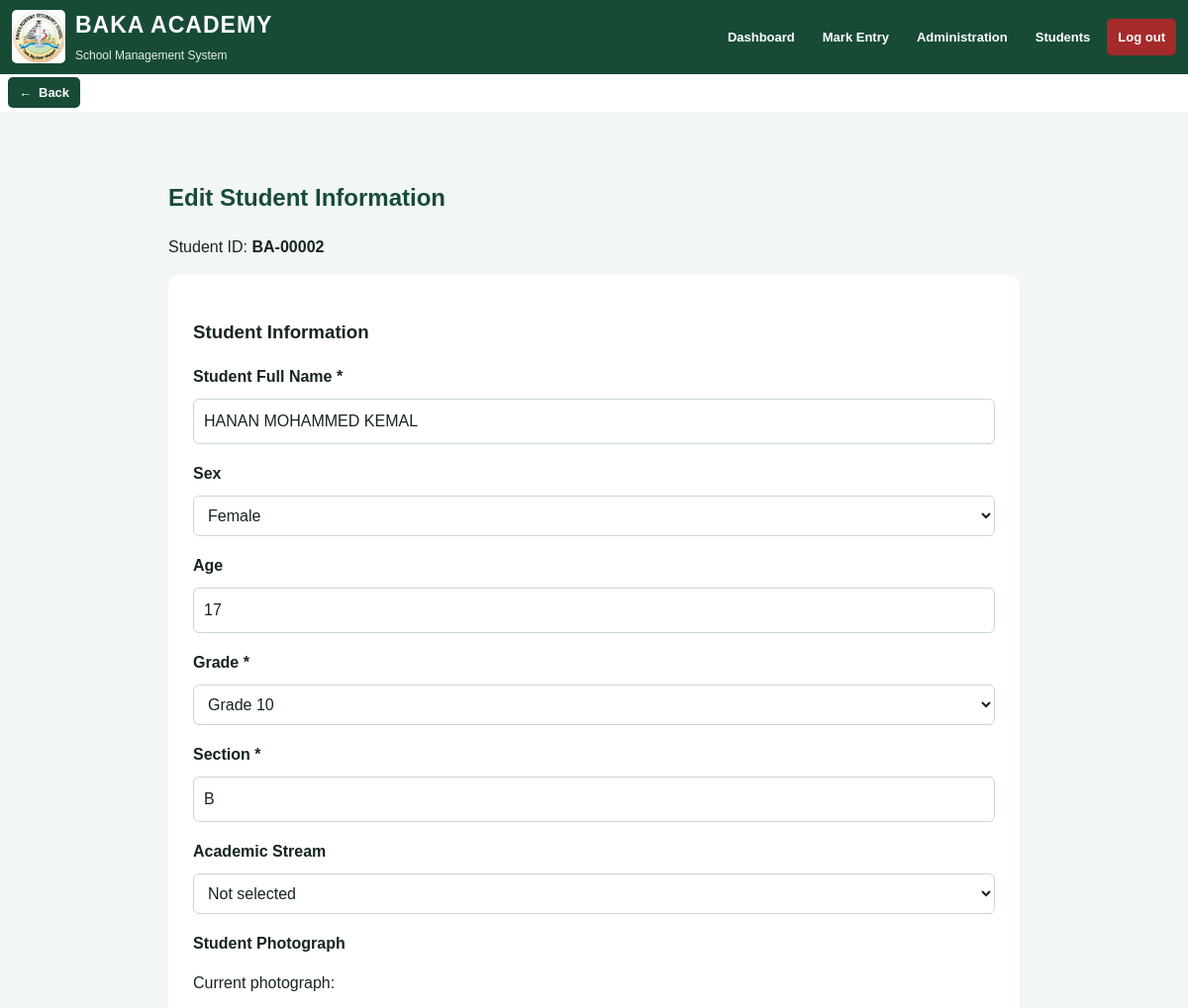
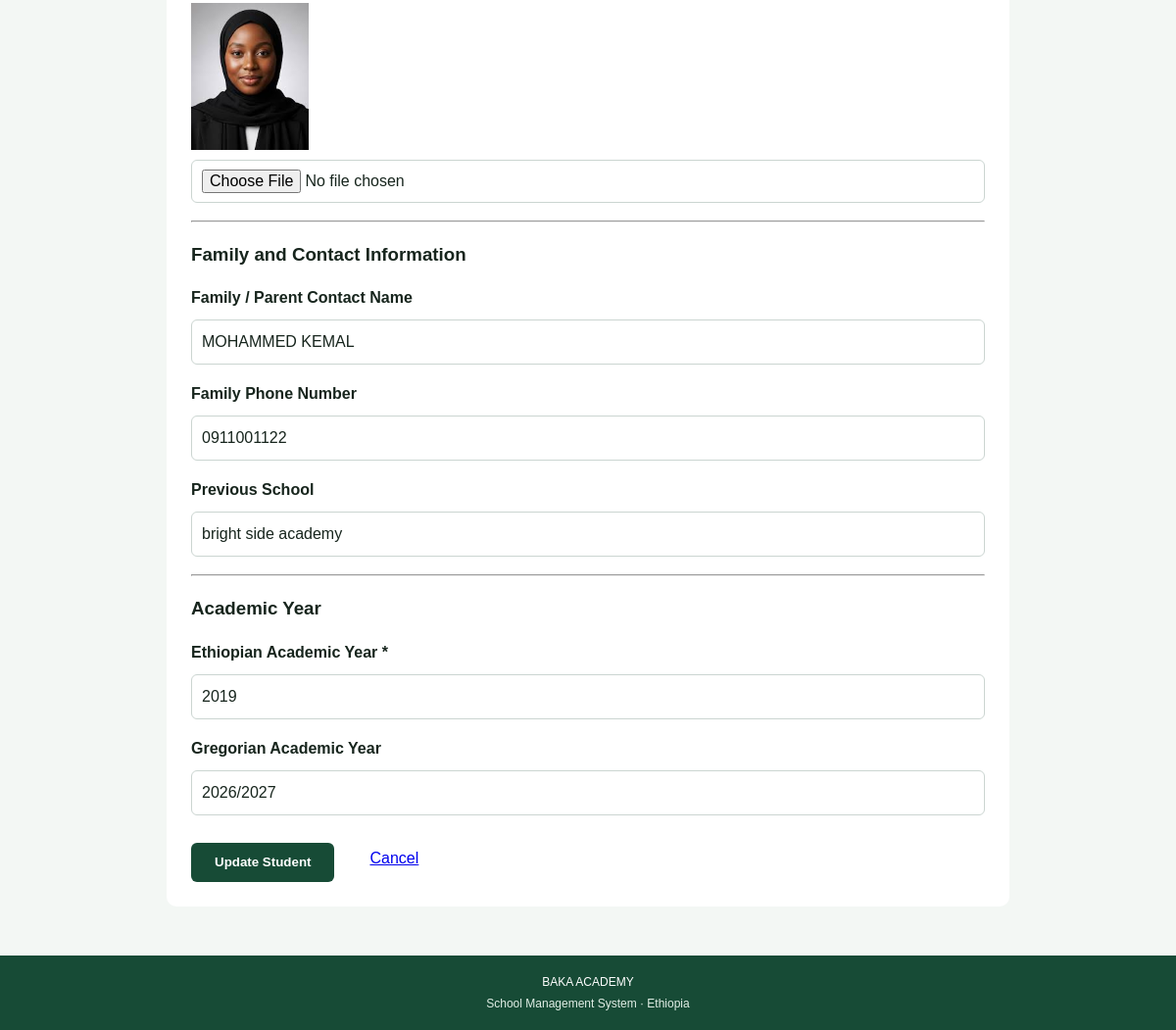
Page /students/2/edit (signed in) on the committed database (2 pictures, top to bottom).
### app.py (models this page shows)
class Student(db.Model):
    id = db.Column(db.Integer, primary_key=True)
    student_id = db.Column(db.String(30), unique=True, nullable=False)
    full_name = db.Column(db.String(150), nullable=False)
    grade = db.Column(db.String(10), nullable=False)
    section = db.Column(db.String(10), nullable=False)
    sex = db.Column(db.String(1))
    age = db.Column(db.Integer)
    family_contact_name = db.Column(db.String(150))
    family_phone = db.Column(db.String(30))
    previous_school = db.Column(db.String(150))
    photo_filename = db.Column(db.String(255))
    stream = db.Column(db.String(50))
    academic_year_ec = db.Column(db.String(30))
    academic_year_gc = db.Column(db.String(30))
    is_active = db.Column(
        db.Boolean, nullable=False, default=True, server_default="1"
    )
    left_at = db.Column(db.DateTime)

### app.py (the view, shortened to what this page needs)
@app.route(
    "/students/<int:student_id>/edit",
    methods=["GET", "POST"]
)
@student_staff_only
def edit_student(student_id):
    student = db.session.get(Student, student_id)
    if not student:
        flash("Student not found.")
        return redirect(url_for("student_management"))
    return render_template(
        "edit_student.html",
        student=student
    )

### app.py (called while the page is built)
def logged_in(fn):
    @wraps(fn)
    def wrapper(*args, **kwargs):
        if "user_id" not in session:
            return redirect(url_for("login"))
        user = db.session.get(User, session["user_id"])
        if not user or not user.is_active:
            session.clear()
            flash("Your account is inactive or unavailable.")
            return redirect(url_for("login"))
        return fn(*args, **kwargs)
    return wrapper

def student_staff_only(fn):
    @wraps(fn)
    @logged_in
    def wrapper(*args, **kwargs):
        user = db.session.get(User, session["user_id"])
        if not user or user.role not in [
            "admin", "student_management"
        ]:
            flash("Student Management access required.")
            return redirect(url_for("dashboard"))
        return fn(*args, **kwargs)
    return wrapper

### templates/edit_student.html (shortened to what this page needs)
{% extends "base.html" %}
{% block content %}
<div class="page-container" style="max-width:900px; margin:30px auto; padding:20px;">
    <h2>Edit Student Information</h2>
    <p>Student ID: <strong>{{ student.student_id }}</strong></p>
    <form method="POST"
          action="{{ url_for('edit_student', student_id=student.id) }}"
          enctype="multipart/form-data"
          style="background:white; padding:25px; border-radius:10px;">
        <h3>Student Information</h3>
        <label for="full_name">Student Full Name *</label>
        <input type="text"
               id="full_name"
               name="full_name"
               value="{{ student.full_name }}"
               required
               maxlength="150"
               style="width:100%; padding:10px; margin:8px 0 18px;">
        <label for="sex">Sex</label>
        <select id="sex"
                name="sex"
                style="width:100%; padding:10px; margin:8px 0 18px;">
            <option value="F" {% if student.sex == "F" %}selected{% endif %}>Female</option>
        </select>
        <label for="age">Age</label>
        <input type="number"
               id="age"
               name="age"
               value="{{ student.age if student.age is not none else '' }}"
               min="1"
               max="100"
               placeholder="Enter age in years"
               style="width:100%; padding:10px; margin:8px 0 18px;">
        <label for="grade">Grade *</label>
        <select id="grade"
                name="grade"
                required
                style="width:100%; padding:10px; margin:8px 0 18px;">
            {% for grade in ["9", "10", "11", "12"] %}
                <option value="{{ grade }}"
                    {% if student.grade|string == grade %}selected{% endif %}>
                    Grade {{ grade }}
                </option>
            {% endfor %}
        </select>
        <label for="section">Section *</label>
        <input type="text"
               id="section"
               name="section"
               value="{{ student.section }}"
               required
               maxlength="10"
               style="width:100%; padding:10px; margin:8px 0 18px;">
        <label for="stream">Academic Stream</label>
        <select id="stream"
                name="stream"
                style="width:100%; padding:10px; margin:8px 0 18px;">
            <option value="">Not selected</option>
        </select>
        <label for="photo">Student Photograph</label>
        {% if student.photo_filename %}
            <p>Current photograph:</p>
            <img
                src="{{ url_for('static', filename='uploads/student_photos/' ~ student.photo_filename) }}"
                alt="Current student photograph"
                style="width:120px; height:150px; object-fit:cover; display:block; margin-bottom:10px;">
        {% endif %}
        <input type="file"
               id="photo"
               name="photo"
               accept=".jpg,.jpeg,.png"
               style="display:block; margin:8px 0 18px;">
        <hr>
        <h3>Family and Contact Information</h3>
        <label for="family_contact_name">Family / Parent Contact Name</label>
        <input type="text"
               id="family_contact_name"
               name="family_contact_name"
               value="{{ student.family_contact_name or '' }}"
               maxlength="150"
               style="width:100%; padding:10px; margin:8px 0 18px;">
        <label for="family_phone">Family Phone Number</label>
        <input type="tel"
               id="family_phone"
               name="family_phone"
               value="{{ student.family_phone or '' }}"
               maxlength="30"
               style="width:100%; padding:10px; margin:8px 0 18px;">
        <label for="previous_school">Previous School</label>
        <input type="text"
               id="previous_school"
               name="previous_school"
               value="{{ student.previous_school or '' }}"
               maxlength="150"
               style="width:100%; padding:10px; margin:8px 0 18px;">
        <hr>
        <h3>Academic Year</h3>
        <label for="academic_year_ec">Ethiopian Academic Year *</label>
        <input type="text"
               id="academic_year_ec"
               name="academic_year_ec"
               value="{{ student.academic_year_ec or '' }}"
               required
               maxlength="30"
               style="width:100%; padding:10px; margin:8px 0 18px;">
        <label for="academic_year_gc">Gregorian Academic Year</label>
        <input type="text"
               id="academic_year_gc"
               name="academic_year_gc"
               value="{{ student.academic_year_gc or '' }}"
               maxlength="30"
               style="width:100%; padding:10px; margin:8px 0 18px;">
        <div style="display:flex; gap:12px; margin-top:20px; flex-wrap:wrap;">
            <button type="submit"
                    style="padding:12px 24px; cursor:pointer;">
                Update Student
            </button>
            <a href="{{ url_for('student_profile', student_id=student.id) }}"
               style="padding:12px 24px;">
                Cancel
            </a>
        </div>
    </form>
</div>
{% endblock %}

### static/style.css (style rules this page uses)
* { box-sizing: border-box; }
:root { --green: #174b36; --green-dark: #103b2b; --green-light: #236b4c; --green-pale: #e8f2ec; --gold: #d9b45b; --background: #f3f7f4; --white: #ffffff; --text: #17251d; --muted: #64756a; --border: #dce7df; }
html { width: 100%; min-height: 100%; }
body { width: 100%; min-height: 100vh; margin: 0; padding: 0; font-family: Arial, sans-serif; background: var(--background); color: var(--text); line-height: 1.5; overflow-x: hidden; }
h2 { color: var(--green); }
label { display: block; margin: 10px 0; font-weight: bold; }
input, select, textarea { display: block; width: 100%; max-width: 100%; margin-top: 5px; padding: 9px 10px; border: 1px solid #cbd5d1; border-radius: 6px; background: white; color: var(--text); font: inherit; }
button { margin-top: 8px; padding: 10px 16px; border: 0; border-radius: 6px; background: var(--green); color: white; font-weight: bold; cursor: pointer; }

### templates/base.html (style rules this page uses)
* { box-sizing: border-box; }
html, body { width: 100%; min-height: 100%; margin: 0; padding: 0; }
body { overflow-x: hidden; }

### rows in the picture
Student: student_id "BA-00002", full_name "HANAN MOHAMMED KEMAL", sex "Female", age "17", grade "Grade 10", section "B", photo_filename (picture), family_contact_name "MOHAMMED KEMAL", family_phone "0911001122", previous_school "bright side academy", academic_year_ec "2019", academic_year_gc "2026/2027"
